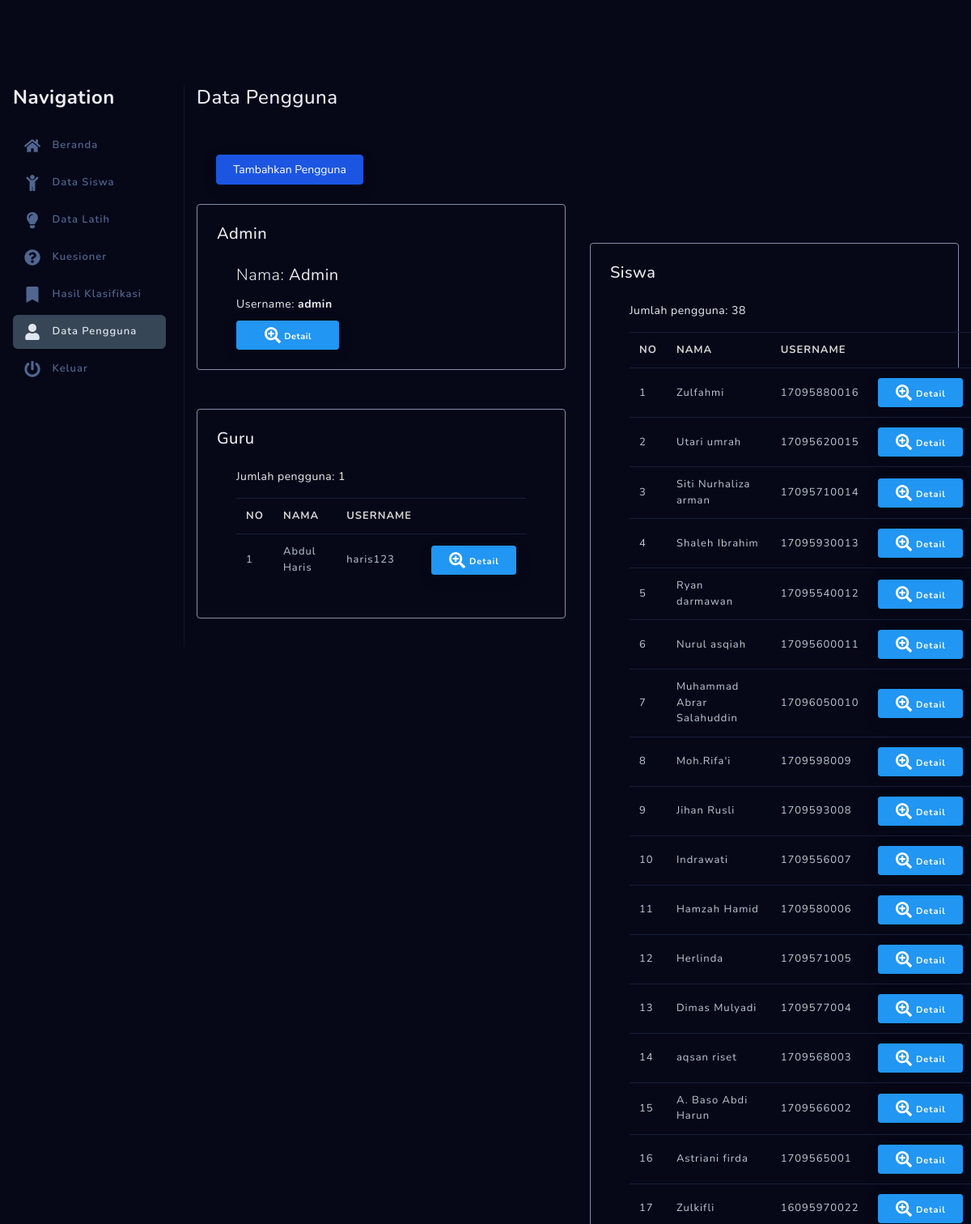
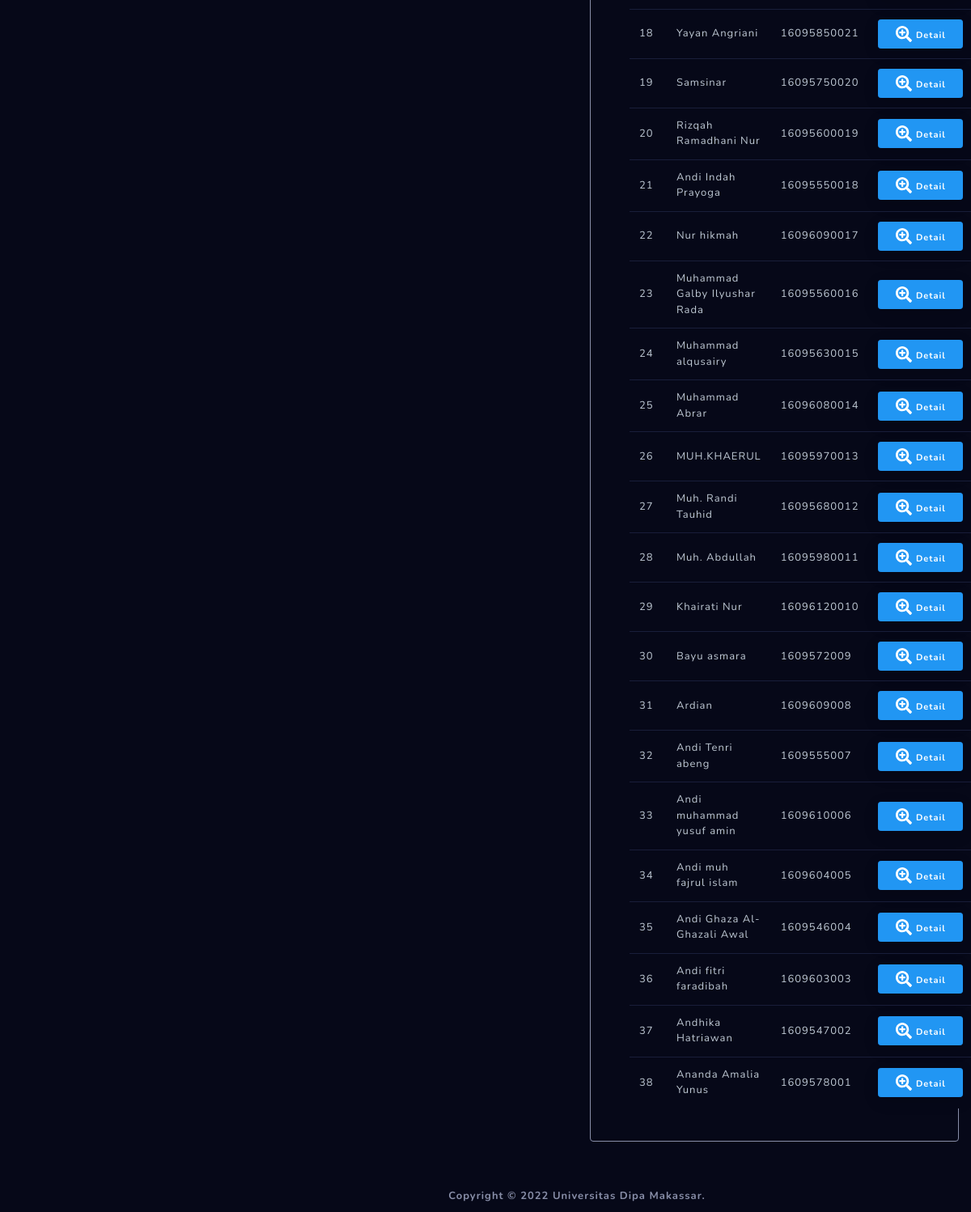
The app's page /users (signed in) with its own data (2 pictures, top to bottom).
### tables this page shows
CREATE TABLE `users` (
  `id_user` int(3) NOT NULL,
  `nama` varchar(50) DEFAULT NULL,
  `username` varchar(50) DEFAULT NULL,
  `password` text DEFAULT NULL,
  `level` char(1) DEFAULT NULL
);

### include/Core.php (called while the page is built, shortened)
<?php
class Controller
{
	protected function model($model, $params = []){
		$model = "/core/model/$model.php";
		include BASEPATH . $model;
		return $data;
	}
	protected function view($view, $model = null){
		$view = "/core/view/$view.php";
		include BASEPATH . $view;
	}
}

### core/controller/Users.php (called while the page is built, shortened)
<?php
class Users extends Controller
{
	function index(){
		$data = $this->model('data_users');
		$this->view('data_users', $data);
	}
}

### include/App.php (called while the page is built, shortened)
<?php
class App
{
	private $controller = 'Home';
	private $method = 'index';
	private $params = [];
	function __construct(){
		$url = $this->parseUrl();
		if(!empty($url)){
			$this->controller = ucfirst($url[0]);
		}
		$this->controller = new $this->controller;
	}
	private function parseUrl(){
		$url = [];
		if(isset($_GET['url'])){
			$url = rtrim($_GET['url'], '/');
			$url = filter_var($url, FILTER_SANITIZE_URL);
			$url = explode('/', $url);
		}
		return $url;
	}
	function run(){
		call_user_func_array([$this->controller, $this->method], $this->params);
	}
}

### index.php (called while the page is built, shortened)
<?php
$app = new App();
$app->run();

### lib/Database.php (called while the page is built, shortened)
<?php
class Database
{
	private $host = DB_HOST;
	private $user = DB_USER;
	private $pass = DB_PASS;
	private $name = DB_NAME;
	private $db;
	private $stm;
	function __construct(){
		$db = "mysql:host=$this->host;dbname=$this->name";
		$option = array(
			PDO::ATTR_PERSISTENT => true,
			PDO::ATTR_ERRMODE => PDO::ERRMODE_EXCEPTION
		);
		try{
			$this->db = new PDO($db, $this->user, $this->pass, $option);
		}catch(PDOException $e){
			die($e->getMessage());
		}
	}
	function query($query){
		$this->stm = $this->db->prepare($query);
	}
	function execute(){
		if($this->stm->execute()){
			return true;
		}
		return false;
	}
	function resultSet(){
		$this->execute();
		return $this->stm->fetchAll(PDO::FETCH_ASSOC);
	}
}

### core/model/data_users.php (called while the page is built, shortened)
<?php
$database = new Database();
$database->query('SELECT id_user AS id, nama, username, level FROM users ORDER BY id_user DESC');
$dataset = $database->resultSet();

### core/view/data_users.php (the view, shortened to what this page needs)
?><div class="container">
	<div class="row">
		<div class="col-md-12">
			<div class="d-flex mb-4">
				<h4 class="page-head-line">Data Pengguna</h4>
			</div>
		</div>
	</div>
	<div class="m-4">
		<button type="button" class="btn btn-primary" data-toggle="modal" data-target="#addUserModal">Tambahkan Pengguna</button>
	</div>
	<div class="row">
		<div class="col-lg-6">
			<div class="border rounded p-4 mb-5">
				<h5 class="mb-4">Admin</h5>
				<div class="d-flex mx-4"><div>
					<p class="lead">Nama: <b><?=$dataAdmin['nama']?></b></p>
					<p>Username: <b><?=$dataAdmin['username']?></b></p>
					<a class="btn btn-block btn-sm btn-info font-weight-bold" href="<?=BASEDOMAIN?>/users/details/<?=$dataAdmin['id']?>"><i class="fas fa-search-plus fa-2x"></i> Detail</a>
				</div></div>
			</div>
			<div class="border rounded p-4">
				<h5 class="mb-4">Guru</h5>
				<p class="mx-4 mb-3">Jumlah pengguna: <?=$jmlGuru?></p><?php
if($jmlGuru > 0){
				?><div class=" mx-4"><table class="table style-3 table-hover">
					<thead>
						<tr><th>No</th><th>Nama</th><th>Username</th><th></th></tr>
					</thead>
					<tbody><?php
	$no = 0;
	foreach($dataGuru as $guru){
		$no++;
						?><tr>
							<td><?=$no?></td>
							<td><?=$guru['nama']?></td>
							<td><?=$guru['username']?></td>
							<td><a class="btn btn-block btn-sm btn-info font-weight-bold text-nowrap" href="<?=BASEDOMAIN?>/users/details/<?=$guru['id']?>"><i class="fas fa-search-plus fa-2x"></i> Detail</a></td>
						</tr><?php
	}
					?></tbody>
				</table></div><?php
}else{
				?><h5 class="mx-4 mb-0">Belum ada pengguna Guru..</h5><?php
}
			?></div>
		</div>
		<div class="col-lg-6">
			<div class="border rounded p-4 mt-5">
				<h5 class="mb-4">Siswa</h5>
				<p class="mx-4 mb-3">Jumlah pengguna: <?=$jmlSiswa?></p><?php
if($jmlSiswa > 0){
				?><div class=" mx-4"><table class="table style-3 table-hover">
					<thead>
						<tr><th>No</th><th>Nama</th><th>Username</th><th></th></tr>
					</thead>
					<tbody><?php
	$no = 0;
	foreach($dataSiswa as $siswa){
		$no++;
						?><tr>
							<td><?=$no?></td>
							<td><?=$siswa['nama']?></td>
							<td><?=$siswa['username']?></td>
							<td>
								<a class="btn btn-block btn-sm btn-info font-weight-bold text-nowrap" href="<?=BASEDOMAIN?>/users/details/<?=$siswa['id']?>"><i class="fas fa-search-plus fa-2x"></i> Detail</a>
							</td>
						</tr><?php
	}
					?></tbody>
				</table></div><?php
}else{
				?><h5 class="mx-4 mb-0">Belum ada pengguna Siswa..</h5>
			</div><?php
}
		?></div>
	</div>
</div><?php

### core/view/data_users.php (style rules this page uses)
.text-nowrap { white-space: nowrap; }

### records on screen
users: nama "Admin", username "admin"
users: nama "Abdul Haris", username "haris123"
users: nama "Zulfahmi", username "17095880016"
users: nama "Utari umrah", username "17095620015"
users: nama "Siti Nurhaliza arman", username "17095710014"
users: nama "Shaleh Ibrahim", username "17095930013"
users: nama "Ryan darmawan", username "17095540012"
users: nama "Nurul asqiah", username "17095600011"
users: nama "Muhammad Abrar Salahuddin", username "17096050010"
users: nama "Moh.Rifa'i", username "1709598009"
users: nama "Jihan Rusli", username "1709593008"
users: nama "Indrawati", username "1709556007"
users: nama "Hamzah Hamid", username "1709580006"
users: nama "Herlinda", username "1709571005"
users: nama "Dimas Mulyadi", username "1709577004"
users: nama "aqsan riset", username "1709568003"
users: nama "A. Baso Abdi Harun", username "1709566002"
users: nama "Astriani firda", username "1709565001"
users: nama "Zulkifli", username "16095970022"
users: nama "Yayan Angriani", username "16095850021"
users: nama "Samsinar", username "16095750020"
users: nama "Rizqah Ramadhani Nur", username "16095600019"
users: nama "Andi Indah Prayoga", username "16095550018"
users: nama "Nur hikmah", username "16096090017"
users: nama "Muhammad Galby Ilyushar Rada", username "16095560016"
users: nama "Muhammad alqusairy", username "16095630015"
users: nama "Muhammad Abrar", username "16096080014"
users: nama "MUH.KHAERUL", username "16095970013"
users: nama "Muh. Randi Tauhid", username "16095680012"
users: nama "Muh. Abdullah", username "16095980011"
users: nama "Khairati Nur", username "16096120010"
users: nama "Bayu asmara", username "1609572009"
users: nama "Ardian", username "1609609008"
users: nama "Andi Tenri abeng", username "1609555007"
users: nama "Andi muhammad yusuf amin", username "1609610006"
users: nama "Andi muh fajrul islam", username "1609604005"
users: nama "Andi Ghaza Al-Ghazali Awal", username "1609546004"
users: nama "Andi fitri faradibah", username "1609603003"
users: nama "Andhika Hatriawan", username "1609547002"
users: nama "Ananda Amalia Yunus", username "1609578001"

### other values on screen
$menu[$i]['title'] "Beranda"
$menu[$i]['title'] "Data Siswa"
$menu[$i]['title'] "Data Latih"
$menu[$i]['title'] "Kuesioner"
$menu[$i]['title'] "Hasil Klasifikasi"
$menu[$i]['title'] "Data Pengguna"
$menu[$i]['title'] "Keluar"
$jmlGuru "1"
$jmlSiswa "38"
